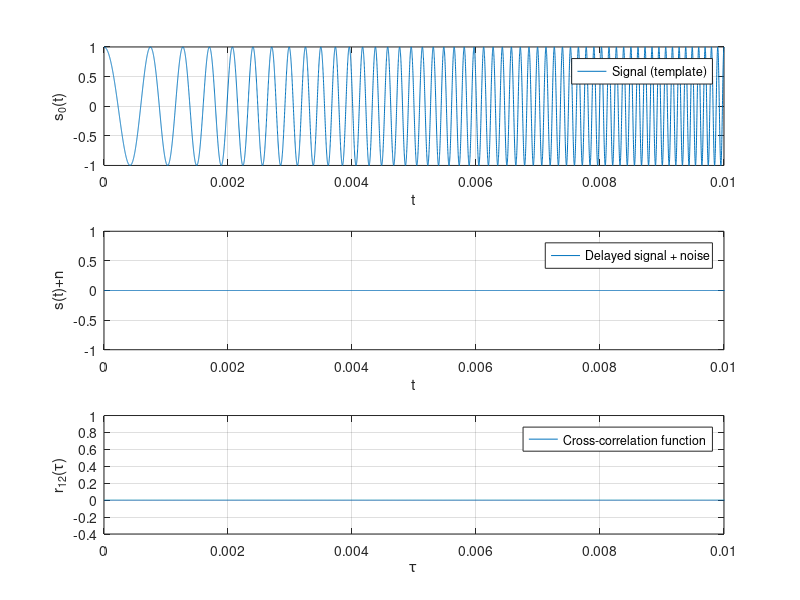

MATLAB code to generate this figure:
clear all
close all

delay=0.05; % Delay
snr=Inf; % Signal-to-noise ratio
T=0.1; % Total dration
t0=0.01; % Pulse duration
dt=1.0e-6; % Time step
f0=1000; % Lowest frequency
f1=10000; % Highest frequency
t0=0:dt:t0-dt; % Chirp time
s0=chirp(t0,f0,t0(end),f1); % Chirp
t=0:dt:T-dt; % Time
s=zeros(1,length(t)); % Signal
s(1:length(s0))=s0; % Add chirp
s=circshift(s',round(delay/dt))';s(:,end)=0; % Delayed signal
s0_pwr=mean(s0.^2); % Signal power
n_pwr=s0_pwr/(10^(snr/10)); % Noise power 
n=sqrt(n_pwr)*randn(size(s)); % WGN
s=s+n; % Add WGN
r=xcorr(s,s0)/sum(s0.^2); % Normalized CCF  
r=r(round(length(r)/2)-1:end); % Take the right half of the CCF
tau=linspace(0,length(r)-1,length(r))*dt; % The CCF argument (tau)

%Plots
figure
ax1=subplot(3,1,1); % First subplot
plot(t0,s0); % Plot the templete signal
xlabel('t'); % X-label
ylabel('s_{0}(t)'); % Y-label
legend('Signal (template)'); % Legend
grid on
ax2=subplot(3,1,2); % Second subplot
plot(t,s); % Plot the delayed signal
xlabel('t'); % X-label
ylabel('s(t)+n'); % Y-label
legend('Delayed signal + noise'); % Legend
grid on
ax3=subplot(3,1,3); % Third subplot
plot(tau,r); % PLot the CCF
xlabel('\tau'); % X-label
ylabel('r_{12}(\tau)'); % Y-label
legend('Cross-correlation function'); % Legend
grid on
linkaxes([ax1,ax2,ax3],'x'); % Same scale and position